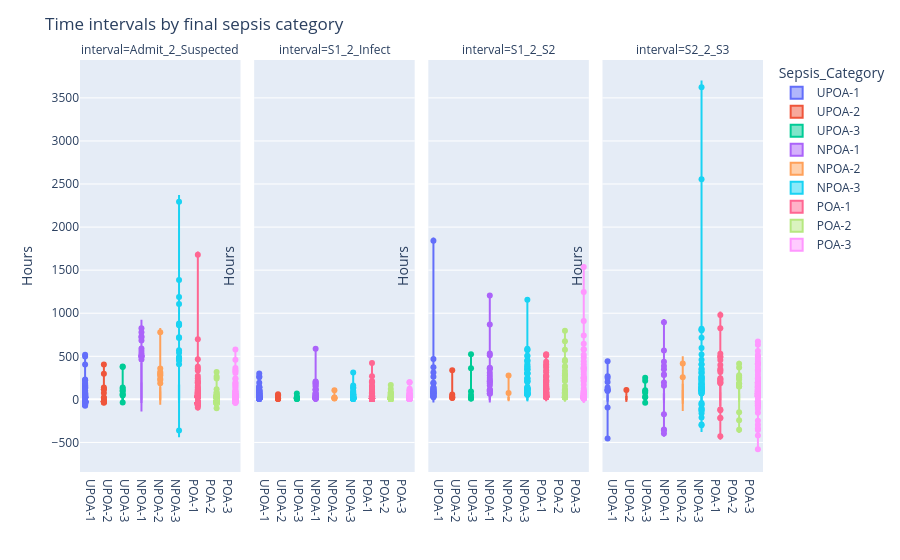

Notebook code for this chart:
### Code cell
import plotly.express as px

pdf = df_long.to_pandas()

fig = px.violin(
    pdf,
    x="Sepsis_Category",
    y="hours",
    color="Sepsis_Category",
    facet_col="interval",
    box=True,            # show box inside violin
    points="outliers",   # or "all" if you want every point
    category_orders={"Sepsis_Category": ORDER_COLS}
)
fig.update_yaxes(title="Hours")
fig.update_xaxes(title="")
fig.update_layout(
    title="Time intervals by final sepsis category",
    violingap=0.15,
    violinmode="group",
)
# fig.update_yaxes(type="log")

fig.show()

### Figure 1 — Plotly figure (JSON) as saved in the notebook; plotly's stock layout.template omitted (floating-point values rounded to 4 significant figures; data arrays with more than 128 entries replaced by an {"elided": "..."} marker saying what was removed)
{"data": [{"alignmentgroup": "True", "box": {"visible": true}, "hovertemplate": "Sepsis_Category=%{x}<br>interval=Admit_2_Suspected<br>hours=%{y}<extra></extra>", "legendgroup": "UPOA-1", "marker": {"color": "#636efa"}, "name": "UPOA-1", "offsetgroup": "UPOA-1", "orientation": "v", "points": "outliers", "scalegroup": "True", "showlegend": true, "type": "violin", "x": {"elided": "497 str values"}, "x0": " ", "xaxis": "x", "y": {"elided": "497 int values"}, "y0": " ", "yaxis": "y"}, {"alignmentgroup": "True", "box": {"visible": true}, "hovertemplate": "Sepsis_Category=%{x}<br>interval=S1_2_Infect<br>hours=%{y}<extra></extra>", "legendgroup": "UPOA-1", "marker": {"color": "#636efa"}, "name": "UPOA-1", "offsetgroup": "UPOA-1", "orientation": "v", "points": "outliers", "scalegroup": "True", "showlegend": false, "type": "violin", "x": {"elided": "497 str values"}, "x0": " ", "xaxis": "x2", "y": {"elided": "497 int values"}, "y0": " ", "yaxis": "y2"}, {"alignmentgroup": "True", "box": {"visible": true}, "hovertemplate": "Sepsis_Category=%{x}<br>interval=S1_2_S2<br>hours=%{y}<extra></extra>", "legendgroup": "UPOA-1", "marker": {"color": "#636efa"}, "name": "UPOA-1", "offsetgroup": "UPOA-1", "orientation": "v", "points": "outliers", "scalegroup": "True", "showlegend": false, "type": "violin", "x": {"elided": "237 str values"}, "x0": " ", "xaxis": "x3", "y": {"elided": "237 int values"}, "y0": " ", "yaxis": "y3"}, {"alignmentgroup": "True", "box": {"visible": true}, "hovertemplate": "Sepsis_Category=%{x}<br>interval=S2_2_S3<br>hours=%{y}<extra></extra>", "legendgroup": "UPOA-1", "marker": {"color": "#636efa"}, "name": "UPOA-1", "offsetgroup": "UPOA-1", "orientation": "v", "points": "outliers", "scalegroup": "True", "showlegend": false, "type": "violin", "x": ["UPOA-1", "UPOA-1", "UPOA-1", "UPOA-1", "UPOA-1", "UPOA-1", "UPOA-1", "UPOA-1", "UPOA-1", "UPOA-1", "UPOA-1", "UPOA-1", "UPOA-1", "UPOA-1", "UPOA-1", "UPOA-1", "UPOA-1", "UPOA-1", "UPOA-1", "UPOA-1", "UPOA-1", "UPOA-1", "UPOA-1", "UPOA-1", "UPOA-1", "UPOA-1", "UPOA-1", "UPOA-1", "UPOA-1", "UPOA-1", "UPOA-1", "UPOA-1", "UPOA-1", "UPOA-1", "UPOA-1", "UPOA-1", "UPOA-1", "UPOA-1", "UPOA-1", "UPOA-1", "UPOA-1", "UPOA-1", "UPOA-1", "UPOA-1", "UPOA-1", "UPOA-1", "UPOA-1", "UPOA-1", "UPOA-1", "UPOA-1", "UPOA-1", "UPOA-1", "UPOA-1", "UPOA-1", "UPOA-1", "UPOA-1", "UPOA-1", "UPOA-1", "UPOA-1", "UPOA-1", "UPOA-1", "UPOA-1"], "x0": " ", "xaxis": "x4", "y": [-10, 0, 0, 139, -7, 116, 35, 8, 80, 249, 21, 29, -9, -94, 109, 9, 9, 5, 0, 53, 59, 201, 268, 0, 29, 80, 2, 3, 0, 0, 0, 5, 33, 5, 0, 0, -455, 77, 0, 105, 0, 0, 0, 3, 443, 3, -1, 0, -28, 2, 19, 0, 0, 33, 5, 0, 0, 0, 98, 0, 83, 5], "y0": " ", "yaxis": "y4"}, {"alignmentgroup": "True", "box": {"visible": true}, "hovertemplate": "Sepsis_Category=%{x}<br>interval=Admit_2_Suspected<br>hours=%{y}<extra></extra>", "legendgroup": "UPOA-2", "marker": {"color": "#EF553B"}, "name": "UPOA-2", "offsetgroup": "UPOA-2", "orientation": "v", "points": "outliers", "scalegroup": "True", "showlegend": true, "type": "violin", "x": ["UPOA-2", "UPOA-2", "UPOA-2", "UPOA-2", "UPOA-2", "UPOA-2", "UPOA-2", "UPOA-2", "UPOA-2", "UPOA-2", "UPOA-2", "UPOA-2", "UPOA-2", "UPOA-2", "UPOA-2", "UPOA-2", "UPOA-2", "UPOA-2", "UPOA-2", "UPOA-2", "UPOA-2", "UPOA-2", "UPOA-2", "UPOA-2", "UPOA-2", "UPOA-2", "UPOA-2", "UPOA-2", "UPOA-2", "UPOA-2", "UPOA-2", "UPOA-2", "UPOA-2", "UPOA-2", "UPOA-2", "UPOA-2", "UPOA-2", "UPOA-2", "UPOA-2", "UPOA-2", "UPOA-2", "UPOA-2", "UPOA-2", "UPOA-2", "UPOA-2", "UPOA-2", "UPOA-2", "UPOA-2", "UPOA-2", "UPOA-2", "UPOA-2", "UPOA-2", "UPOA-2", "UPOA-2", "UPOA-2", "UPOA-2", "UPOA-2"], "x0": " ", "xaxis": "x", "y": [-14, -6, 5, -4, -34, 23, 138, -1, 118, 0, 1, -1, -38, -1, 2, 2, 9, -8, 1, 16, 3, -5, -3, -1, -9, -20, -22, 0, 404, 3, -27, 1, -1, 0, -5, 0, -6, -25, -2, -2, -23, 75, -5, -4, -6, -2, -24, 3, -2, -24, -4, -21, 2, -3, 117, -3, 298], "y0": " ", "yaxis": "y"}, {"alignmentgroup": "True", "box": {"visible": true}, "hovertemplate": "Sepsis_Category=%{x}<br>interval=S1_2_Infect<br>hours=%{y}<extra></extra>", "legendgroup": "UPOA-2", "marker": {"color": "#EF553B"}, "name": "UPOA-2", "offsetgroup": "UPOA-2", "orientation": "v", "points": "outliers", "scalegroup": "True", "showlegend": false, "type": "violin", "x": ["UPOA-2", "UPOA-2", "UPOA-2", "UPOA-2", "UPOA-2", "UPOA-2", "UPOA-2", "UPOA-2", "UPOA-2", "UPOA-2", "UPOA-2", "UPOA-2", "UPOA-2", "UPOA-2", "UPOA-2", "UPOA-2", "UPOA-2", "UPOA-2", "UPOA-2", "UPOA-2", "UPOA-2", "UPOA-2", "UPOA-2", "UPOA-2", "UPOA-2", "UPOA-2", "UPOA-2", "UPOA-2", "UPOA-2", "UPOA-2", "UPOA-2", "UPOA-2", "UPOA-2", "UPOA-2", "UPOA-2", "UPOA-2", "UPOA-2", "UPOA-2", "UPOA-2", "UPOA-2", "UPOA-2", "UPOA-2", "UPOA-2", "UPOA-2", "UPOA-2", "UPOA-2", "UPOA-2", "UPOA-2", "UPOA-2", "UPOA-2", "UPOA-2", "UPOA-2", "UPOA-2", "UPOA-2", "UPOA-2", "UPOA-2", "UPOA-2"], "x0": " ", "xaxis": "x2", "y": [0, 2, 0, 0, 0, 1, 0, 0, 1, 39, 0, 60, 0, 1, 10, 2, 1, 0, 0, 8, 0, 0, 0, 0, 0, 0, 0, 0, 0, 4, 1, 0, 1, 1, 0, 0, 2, 0, 0, 0, 0, 49, 1, 0, 0, 0, 10, 0, 3, 0, 0, 0, 0, 0, 0, 0, 0], "y0": " ", "yaxis": "y2"}, {"alignmentgroup": "True", "box": {"visible": true}, "hovertemplate": "Sepsis_Category=%{x}<br>interval=S1_2_S2<br>hours=%{y}<extra></extra>", "legendgroup": "UPOA-2", "marker": {"color": "#EF553B"}, "name": "UPOA-2", "offsetgroup": "UPOA-2", "orientation": "v", "points": "outliers", "scalegroup": "True", "showlegend": false, "type": "violin", "x": ["UPOA-2", "UPOA-2", "UPOA-2", "UPOA-2", "UPOA-2", "UPOA-2", "UPOA-2", "UPOA-2", "UPOA-2", "UPOA-2", "UPOA-2", "UPOA-2", "UPOA-2", "UPOA-2", "UPOA-2", "UPOA-2", "UPOA-2", "UPOA-2", "UPOA-2", "UPOA-2", "UPOA-2", "UPOA-2", "UPOA-2", "UPOA-2", "UPOA-2", "UPOA-2", "UPOA-2", "UPOA-2", "UPOA-2", "UPOA-2", "UPOA-2", "UPOA-2", "UPOA-2"], "x0": " ", "xaxis": "x3", "y": [1, 0, 2, 1, 4, 6, 0, 7, 57, 4, 23, 0, 0, 38, 1, 2, 16, 5, 3, 22, 0, 2, 0, 0, 1, 3, 0, 0, 7, 0, 0, 337, 0], "y0": " ", "yaxis": "y3"}, {"alignmentgroup": "True", "box": {"visible": true}, "hovertemplate": "Sepsis_Category=%{x}<br>interval=S2_2_S3<br>hours=%{y}<extra></extra>", "legendgroup": "UPOA-2", "marker": {"color": "#EF553B"}, "name": "UPOA-2", "offsetgroup": "UPOA-2", "orientation": "v", "points": "outliers", "scalegroup": "True", "showlegend": false, "type": "violin", "x": ["UPOA-2", "UPOA-2", "UPOA-2", "UPOA-2", "UPOA-2", "UPOA-2", "UPOA-2"], "x0": " ", "xaxis": "x4", "y": [22, 11, 6, 31, 0, 109, 0], "y0": " ", "yaxis": "y4"}, {"alignmentgroup": "True", "box": {"visible": true}, "hovertemplate": "Sepsis_Category=%{x}<br>interval=Admit_2_Suspected<br>hours=%{y}<extra></extra>", "legendgroup": "UPOA-3", "marker": {"color": "#00cc96"}, "name": "UPOA-3", "offsetgroup": "UPOA-3", "orientation": "v", "points": "outliers", "scalegroup": "True", "showlegend": true, "type": "violin", "x": ["UPOA-3", "UPOA-3", "UPOA-3", "UPOA-3", "UPOA-3", "UPOA-3", "UPOA-3", "UPOA-3", "UPOA-3", "UPOA-3", "UPOA-3", "UPOA-3", "UPOA-3", "UPOA-3", "UPOA-3", "UPOA-3", "UPOA-3", "UPOA-3", "UPOA-3", "UPOA-3", "UPOA-3", "UPOA-3", "UPOA-3", "UPOA-3", "UPOA-3", "UPOA-3", "UPOA-3", "UPOA-3", "UPOA-3", "UPOA-3", "UPOA-3", "UPOA-3", "UPOA-3", "UPOA-3", "UPOA-3", "UPOA-3", "UPOA-3", "UPOA-3", "UPOA-3", "UPOA-3", "UPOA-3", "UPOA-3", "UPOA-3", "UPOA-3", "UPOA-3", "UPOA-3", "UPOA-3", "UPOA-3", "UPOA-3", "UPOA-3", "UPOA-3", "UPOA-3", "UPOA-3", "UPOA-3", "UPOA-3", "UPOA-3", "UPOA-3", "UPOA-3", "UPOA-3", "UPOA-3", "UPOA-3", "UPOA-3", "UPOA-3", "UPOA-3", "UPOA-3"], "x0": " ", "xaxis": "x", "y": [15, -21, -2, 3, 97, 3, 6, -19, 15, -5, 13, 2, 6, -4, 12, 3, 18, -4, -1, 22, -37, 1, 0, -3, 4, 1, -1, -4, 26, 101, 24, -5, -22, 7, 3, 13, 24, -24, 29, 2, 16, 0, 124, 1, 6, -19, 2, 13, 54, 27, 2, 0, 46, 3, 137, 381, -1, -8, 1, -24, 64, -3, 0, 376, 3], "y0": " ", "yaxis": "y"}, {"alignmentgroup": "True", "box": {"visible": true}, "hovertemplate": "Sepsis_Category=%{x}<br>interval=S1_2_Infect<br>hours=%{y}<extra></extra>", "legendgroup": "UPOA-3", "marker": {"color": "#00cc96"}, "name": "UPOA-3", "offsetgroup": "UPOA-3", "orientation": "v", "points": "outliers", "scalegroup": "True", "showlegend": false, "type": "violin", "x": ["UPOA-3", "UPOA-3", "UPOA-3", "UPOA-3", "UPOA-3", "UPOA-3", "UPOA-3", "UPOA-3", "UPOA-3", "UPOA-3", "UPOA-3", "UPOA-3", "UPOA-3", "UPOA-3", "UPOA-3", "UPOA-3", "UPOA-3", "UPOA-3", "UPOA-3", "UPOA-3", "UPOA-3", "UPOA-3", "UPOA-3", "UPOA-3", "UPOA-3", "UPOA-3", "UPOA-3", "UPOA-3", "UPOA-3", "UPOA-3", "UPOA-3", "UPOA-3", "UPOA-3", "UPOA-3", "UPOA-3", "UPOA-3", "UPOA-3", "UPOA-3", "UPOA-3", "UPOA-3", "UPOA-3", "UPOA-3", "UPOA-3", "UPOA-3", "UPOA-3", "UPOA-3", "UPOA-3", "UPOA-3", "UPOA-3", "UPOA-3", "UPOA-3", "UPOA-3", "UPOA-3", "UPOA-3", "UPOA-3", "UPOA-3", "UPOA-3", "UPOA-3", "UPOA-3", "UPOA-3", "UPOA-3", "UPOA-3", "UPOA-3", "UPOA-3", "UPOA-3"], "x0": " ", "xaxis": "x2", "y": [1, 0, 0, 28, 2, 0, 0, 0, 0, 0, 0, 0, 0, 0, 0, 4, 0, 0, 0, 0, 0, 0, 0, 13, 0, 18, 0, 0, 0, 0, 5, 2, 1, 0, 0, 0, 0, 1, 18, 0, 14, 0, 0, 2, 0, 1, 0, 0, 0, 0, 0, 68, 2, 0, 0, 0, 0, 0, 0, 1, 21, 0, 0, 0, 7], "y0": " ", "yaxis": "y2"}, {"alignmentgroup": "True", "box": {"visible": true}, "hovertemplate": "Sepsis_Category=%{x}<br>interval=S1_2_S2<br>hours=%{y}<extra></extra>", "legendgroup": "UPOA-3", "marker": {"color": "#00cc96"}, "name": "UPOA-3", "offsetgroup": "UPOA-3", "orientation": "v", "points": "outliers", "scalegroup": "True", "showlegend": false, "type": "violin", "x": ["UPOA-3", "UPOA-3", "UPOA-3", "UPOA-3", "UPOA-3", "UPOA-3", "UPOA-3", "UPOA-3", "UPOA-3", "UPOA-3", "UPOA-3", "UPOA-3", "UPOA-3", "UPOA-3", "UPOA-3", "UPOA-3", "UPOA-3", "UPOA-3", "UPOA-3", "UPOA-3", "UPOA-3", "UPOA-3", "UPOA-3", "UPOA-3", "UPOA-3", "UPOA-3", "UPOA-3", "UPOA-3", "UPOA-3", "UPOA-3", "UPOA-3", "UPOA-3", "UPOA-3", "UPOA-3", "UPOA-3", "UPOA-3", "UPOA-3", "UPOA-3", "UPOA-3", "UPOA-3", "UPOA-3", "UPOA-3", "UPOA-3", "UPOA-3", "UPOA-3", "UPOA-3", "UPOA-3", "UPOA-3", "UPOA-3"], "x0": " ", "xaxis": "x3", "y": [11, 0, 1, 0, 0, 4, 6, 0, 6, 0, 1, 2, 3, 0, 0, 0, 1, 7, 8, 0, 0, 2, 0, 51, 1, 0, 1, 0, 0, 0, 0, 0, 91, 523, 1, 2, 0, 0, 0, 3, 360, 0, 0, 0, 3, 22, 10, 0, 1], "y0": " ", "yaxis": "y3"}, {"alignmentgroup": "True", "box": {"visible": true}, "hovertemplate": "Sepsis_Category=%{x}<br>interval=S2_2_S3<br>hours=%{y}<extra></extra>", "legendgroup": "UPOA-3", "marker": {"color": "#00cc96"}, "name": "UPOA-3", "offsetgroup": "UPOA-3", "orientation": "v", "points": "outliers", "scalegroup": "True", "showlegend": false, "type": "violin", "x": ["UPOA-3", "UPOA-3", "UPOA-3", "UPOA-3", "UPOA-3", "UPOA-3", "UPOA-3", "UPOA-3", "UPOA-3", "UPOA-3", "UPOA-3", "UPOA-3", "UPOA-3", "UPOA-3", "UPOA-3", "UPOA-3", "UPOA-3", "UPOA-3", "UPOA-3", "UPOA-3", "UPOA-3", "UPOA-3", "UPOA-3", "UPOA-3", "UPOA-3", "UPOA-3", "UPOA-3", "UPOA-3", "UPOA-3", "UPOA-3", "UPOA-3", "UPOA-3", "UPOA-3", "UPOA-3", "UPOA-3", "UPOA-3", "UPOA-3", "UPOA-3", "UPOA-3", "UPOA-3"], "x0": " ", "xaxis": "x4", "y": [19, 3, 0, 7, 0, 0, 0, 0, -2, 26, 0, 1, 0, 0, 76, 6, 0, -38, 0, 0, 29, 0, 1, 0, 1, 0, 217, 91, 12, 0, 4, 0, 252, 0, 0, 20, 0, 107, 0, 0], "y0": " ", "yaxis": "y4"}, {"alignmentgroup": "True", "box": {"visible": true}, "hovertemplate": "Sepsis_Category=%{x}<br>interval=Admit_2_Suspected<br>hours=%{y}<extra></extra>", "legendgroup": "NPOA-1", "marker": {"color": "#ab63fa"}, "name": "NPOA-1", "offsetgroup": "NPOA-1", "orientation": "v", "points": "outliers", "scalegroup": "True", "showlegend": true, "type": "violin", "x": {"elided": "201 str values"}, "x0": " ", "xaxis": "x", "y": {"elided": "201 int values"}, "y0": " ", "yaxis": "y"}, {"alignmentgroup": "True", "box": {"visible": true}, "hovertemplate": "Sepsis_Category=%{x}<br>interval=S1_2_Infect<br>hours=%{y}<extra></extra>", "legendgroup": "NPOA-1", "marker": {"color": "#ab63fa"}, "name": "NPOA-1", "offsetgroup": "NPOA-1", "orientation": "v", "points": "outliers", "scalegroup": "True", "showlegend": false, "type": "violin", "x": {"elided": "201 str values"}, "x0": " ", "xaxis": "x2", "y": {"elided": "201 int values"}, "y0": " ", "yaxis": "y2"}, {"alignmentgroup": "True", "box": {"visible": true}, "hovertemplate": "Sepsis_Category=%{x}<br>interval=S1_2_S2<br>hours=%{y}<extra></extra>", "legendgroup": "NPOA-1", "marker": {"color": "#ab63fa"}, "name": "NPOA-1", "offsetgroup": "NPOA-1", "orientation": "v", "points": "outliers", "scalegroup": "True", "showlegend": false, "type": "violin", "x": ["NPOA-1", "NPOA-1", "NPOA-1", "NPOA-1", "NPOA-1", "NPOA-1", "NPOA-1", "NPOA-1", "NPOA-1", "NPOA-1", "NPOA-1", "NPOA-1", "NPOA-1", "NPOA-1", "NPOA-1", "NPOA-1", "NPOA-1", "NPOA-1", "NPOA-1", "NPOA-1", "NPOA-1", "NPOA-1", "NPOA-1", "NPOA-1", "NPOA-1", "NPOA-1", "NPOA-1", "NPOA-1", "NPOA-1", "NPOA-1", "NPOA-1", "NPOA-1", "NPOA-1", "NPOA-1", "NPOA-1", "NPOA-1", "NPOA-1", "NPOA-1", "NPOA-1", "NPOA-1", "NPOA-1", "NPOA-1", "NPOA-1", "NPOA-1", "NPOA-1", "NPOA-1", "NPOA-1", "NPOA-1", "NPOA-1", "NPOA-1", "NPOA-1", "NPOA-1", "NPOA-1", "NPOA-1", "NPOA-1", "NPOA-1", "NPOA-1", "NPOA-1", "NPOA-1", "NPOA-1", "NPOA-1", "NPOA-1", "NPOA-1", "NPOA-1", "NPOA-1", "NPOA-1", "NPOA-1", "NPOA-1", "NPOA-1", "NPOA-1", "NPOA-1", "NPOA-1", "NPOA-1", "NPOA-1", "NPOA-1", "NPOA-1", "NPOA-1", "NPOA-1", "NPOA-1", "NPOA-1", "NPOA-1", "NPOA-1", "NPOA-1", "NPOA-1", "NPOA-1", "NPOA-1", "NPOA-1", "NPOA-1", "NPOA-1", "NPOA-1", "NPOA-1", "NPOA-1", "NPOA-1", "NPOA-1", "NPOA-1", "NPOA-1", "NPOA-1", "NPOA-1", "NPOA-1", "NPOA-1", "NPOA-1", "NPOA-1", "NPOA-1", "NPOA-1", "NPOA-1", "NPOA-1", "NPOA-1", "NPOA-1", "NPOA-1", "NPOA-1", "NPOA-1", "NPOA-1", "NPOA-1", "NPOA-1", "NPOA-1", "NPOA-1", "NPOA-1", "NPOA-1", "NPOA-1", "NPOA-1", "NPOA-1", "NPOA-1", "NPOA-1", "NPOA-1", "NPOA-1", "NPOA-1"], "x0": " ", "xaxis": "x3", "y": [101, 17, 0, 11, 0, 65, 2, 2, 4, 0, 16, 0, 0, 18, 3, 27, 3, 2, 110, 2, 0, 3, 202, 38, 0, 15, 0, 15, 0, 2, 1207, 0, 7, 22, 16, 14, 0, 0, 1, 6, 0, 3, 0, 0, 8, 183, 0, 2, 12, 9, 3, 3, 2, 1, 353, 0, 366, 0, 161, 0, 0, 69, 3, 1, 29, 5, 6, 0, 2, 36, 16, 8, 29, 15, 6, 0, 0, 1, 3, 9, 2, 6, 11, 2, 3, 0, 38, 28, 5, 6, 278, 0, 0, 12, 359, 5, 0, 0, 0, 869, 0, 247, 20, 17, 533, 1, 0, 0, 90, 1, 10, 33, 0, 210, 0, 3, 114, 11, 3, 0, 308, 224, 3, 7, 2, 511], "y0": " ", "yaxis": "y3"}, {"alignmentgroup": "True", "box": {"visible": true}, "hovertemplate": "Sepsis_Category=%{x}<br>interval=S2_2_S3<br>hours=%{y}<extra></extra>", "legendgroup": "NPOA-1", "marker": {"color": "#ab63fa"}, "name": "NPOA-1", "offsetgroup": "NPOA-1", "orientation": "v", "points": "outliers", "scalegroup": "True", "showlegend": false, "type": "violin", "x": ["NPOA-1", "NPOA-1", "NPOA-1", "NPOA-1", "NPOA-1", "NPOA-1", "NPOA-1", "NPOA-1", "NPOA-1", "NPOA-1", "NPOA-1", "NPOA-1", "NPOA-1", "NPOA-1", "NPOA-1", "NPOA-1", "NPOA-1", "NPOA-1", "NPOA-1", "NPOA-1", "NPOA-1", "NPOA-1", "NPOA-1", "NPOA-1", "NPOA-1", "NPOA-1", "NPOA-1", "NPOA-1", "NPOA-1", "NPOA-1", "NPOA-1", "NPOA-1", "NPOA-1", "NPOA-1", "NPOA-1", "NPOA-1", "NPOA-1", "NPOA-1", "NPOA-1", "NPOA-1", "NPOA-1", "NPOA-1", "NPOA-1", "NPOA-1", "NPOA-1", "NPOA-1", "NPOA-1", "NPOA-1", "NPOA-1", "NPOA-1", "NPOA-1", "NPOA-1", "NPOA-1", "NPOA-1", "NPOA-1", "NPOA-1", "NPOA-1", "NPOA-1", "NPOA-1", "NPOA-1", "NPOA-1", "NPOA-1", "NPOA-1", "NPOA-1", "NPOA-1", "NPOA-1", "NPOA-1", "NPOA-1", "NPOA-1", "NPOA-1"], "x0": " ", "xaxis": "x4", "y": [386, 0, 0, 140, 59, 109, 57, 86, 58, 0, -9, 31, 16, 19, 895, 0, 0, 0, 10, 0, 3, 436, 0, 6, 288, 0, 0, 0, 0, 63, 4, 0, 0, -351, 0, 197, 0, 0, 67, 6, 351, 2, 1, 0, 119, 0, 0, 0, 44, 0, 9, 91, -358, 0, 158, 44, 284, -396, 12, 0, 0, -22, 0, 47, 15, 568, -46, 2, 2, -174], "y0": " ", "yaxis": "y4"}, {"alignmentgroup": "True", "box": {"visible": true}, "hovertemplate": "Sepsis_Category=%{x}<br>interval=Admit_2_Suspected<br>hours=%{y}<extra></extra>", "legendgroup": "NPOA-2", "marker": {"color": "#FFA15A"}, "name": "NPOA-2", "offsetgroup": "NPOA-2", "orientation": "v", "points": "outliers", "scalegroup": "True", "showlegend": true, "type": "violin", "x": ["NPOA-2", "NPOA-2", "NPOA-2", "NPOA-2", "NPOA-2", "NPOA-2", "NPOA-2", "NPOA-2", "NPOA-2", "NPOA-2", "NPOA-2", "NPOA-2", "NPOA-2", "NPOA-2", "NPOA-2", "NPOA-2", "NPOA-2", "NPOA-2", "NPOA-2", "NPOA-2", "NPOA-2", "NPOA-2", "NPOA-2", "NPOA-2", "NPOA-2", "NPOA-2", "NPOA-2", "NPOA-2", "NPOA-2", "NPOA-2", "NPOA-2", "NPOA-2", "NPOA-2", "NPOA-2", "NPOA-2", "NPOA-2", "NPOA-2", "NPOA-2", "NPOA-2", "NPOA-2", "NPOA-2", "NPOA-2"], "x0": " ", "xaxis": "x", "y": [35, 15, 16, 302, 186, 141, 70, 64, 359, 64, 30, 53, 50, 778, 287, -5, -6, 14, 80, 27, 75, 66, 278, 74, -3, 68, 46, 3, 17, 8, 60, -4, 15, 55, 16, -12, 0, 238, 319, 6, 225, 0], "y0": " ", "yaxis": "y"}, {"alignmentgroup": "True", "box": {"visible": true}, "hovertemplate": "Sepsis_Category=%{x}<br>interval=S1_2_Infect<br>hours=%{y}<extra></extra>", "legendgroup": "NPOA-2", "marker": {"color": "#FFA15A"}, "name": "NPOA-2", "offsetgroup": "NPOA-2", "orientation": "v", "points": "outliers", "scalegroup": "True", "showlegend": false, "type": "violin", "x": ["NPOA-2", "NPOA-2", "NPOA-2", "NPOA-2", "NPOA-2", "NPOA-2", "NPOA-2", "NPOA-2", "NPOA-2", "NPOA-2", "NPOA-2", "NPOA-2", "NPOA-2", "NPOA-2", "NPOA-2", "NPOA-2", "NPOA-2", "NPOA-2", "NPOA-2", "NPOA-2", "NPOA-2", "NPOA-2", "NPOA-2", "NPOA-2", "NPOA-2", "NPOA-2", "NPOA-2", "NPOA-2", "NPOA-2", "NPOA-2", "NPOA-2", "NPOA-2", "NPOA-2", "NPOA-2", "NPOA-2", "NPOA-2", "NPOA-2", "NPOA-2", "NPOA-2", "NPOA-2", "NPOA-2", "NPOA-2"], "x0": " ", "xaxis": "x2", "y": [0, 2, 0, 0, 9, 1, 3, 2, 0, 0, 2, 1, 0, 0, 5, 0, 1, 22, 1, 0, 2, 0, 1, 5, 0, 0, 12, 1, 0, 4, 0, 0, 0, 0, 0, 0, 0, 105, 0, 20, 1, 1], "y0": " ", "yaxis": "y2"}, {"alignmentgroup": "True", "box": {"visible": true}, "hovertemplate": "Sepsis_Category=%{x}<br>interval=S1_2_S2<br>hours=%{y}<extra></extra>", "legendgroup": "NPOA-2", "marker": {"color": "#FFA15A"}, "name": "NPOA-2", "offsetgroup": "NPOA-2", "orientation": "v", "points": "outliers", "scalegroup": "True", "showlegend": false, "type": "violin", "x": ["NPOA-2", "NPOA-2", "NPOA-2", "NPOA-2", "NPOA-2", "NPOA-2", "NPOA-2", "NPOA-2", "NPOA-2", "NPOA-2", "NPOA-2", "NPOA-2", "NPOA-2", "NPOA-2", "NPOA-2", "NPOA-2", "NPOA-2", "NPOA-2", "NPOA-2", "NPOA-2", "NPOA-2", "NPOA-2", "NPOA-2", "NPOA-2", "NPOA-2", "NPOA-2", "NPOA-2", "NPOA-2", "NPOA-2", "NPOA-2", "NPOA-2", "NPOA-2", "NPOA-2", "NPOA-2", "NPOA-2"], "x0": " ", "xaxis": "x3", "y": [0, 5, 3, 1, 11, 276, 20, 7, 17, 0, 3, 5, 4, 15, 8, 11, 0, 0, 14, 22, 0, 0, 3, 0, 2, 2, 74, 0, 0, 20, 2, 0, 10, 0, 29], "y0": " ", "yaxis": "y3"}, {"alignmentgroup": "True", "box": {"visible": true}, "hovertemplate": "Sepsis_Category=%{x}<br>interval=S2_2_S3<br>hours=%{y}<extra></extra>", "legendgroup": "NPOA-2", "marker": {"color": "#FFA15A"}, "name": "NPOA-2", "offsetgroup": "NPOA-2", "orientation": "v", "points": "outliers", "scalegroup": "True", "showlegend": false, "type": "violin", "x": ["NPOA-2", "NPOA-2", "NPOA-2", "NPOA-2", "NPOA-2", "NPOA-2", "NPOA-2", "NPOA-2", "NPOA-2", "NPOA-2", "NPOA-2", "NPOA-2", "NPOA-2", "NPOA-2", "NPOA-2", "NPOA-2", "NPOA-2", "NPOA-2", "NPOA-2"], "x0": " ", "xaxis": "x4", "y": [163, 97, -50, 0, 0, 6, 417, 181, 0, 25, 1, 0, 51, 256, 0, 20, 2, 21, 94], "y0": " ", "yaxis": "y4"}, {"alignmentgroup": "True", "box": {"visible": true}, "hovertemplate": "Sepsis_Category=%{x}<br>interval=Admit_2_Suspected<br>hours=%{y}<extra></extra>", "legendgroup": "NPOA-3", "marker": {"color": "#19d3f3"}, "name": "NPOA-3", "offsetgroup": "NPOA-3", "orientation": "v", "points": "outliers", "scalegroup": "True", "showlegend": true, "type": "violin", "x": {"elided": "301 str values"}, "x0": " ", "xaxis": "x", "y": {"elided": "301 int values"}, "y0": " ", "yaxis": "y"}, {"alignmentgroup": "True", "box": {"visible": true}, "hovertemplate": "Sepsis_Category=%{x}<br>interval=S1_2_Infect<br>hours=%{y}<extra></extra>", "legendgroup": "NPOA-3", "marker": {"color": "#19d3f3"}, "name": "NPOA-3", "offsetgroup": "NPOA-3", "orientation": "v", "points": "outliers", "scalegroup": "True", "showlegend": false, "type": "violin", "x": {"elided": "301 str values"}, "x0": " ", "xaxis": "x2", "y": {"elided": "301 int values"}, "y0": " ", "yaxis": "y2"}, {"alignmentgroup": "True", "box": {"visible": true}, "hovertemplate": "Sepsis_Category=%{x}<br>interval=S1_2_S2<br>hours=%{y}<extra></extra>", "legendgroup": "NPOA-3", "marker": {"color": "#19d3f3"}, "name": "NPOA-3", "offsetgroup": "NPOA-3", "orientation": "v", "points": "outliers", "scalegroup": "True", "showlegend": false, "type": "violin", "x": {"elided": "276 str values"}, "x0": " ", "xaxis": "x3", "y": {"elided": "276 int values"}, "y0": " ", "yaxis": "y3"}, {"alignmentgroup": "True", "box": {"visible": true}, "hovertemplate": "Sepsis_Category=%{x}<br>interval=S2_2_S3<br>hours=%{y}<extra></extra>", "legendgroup": "NPOA-3", "marker": {"color": "#19d3f3"}, "name": "NPOA-3", "offsetgroup": "NPOA-3", "orientation": "v", "points": "outliers", "scalegroup": "True", "showlegend": false, "type": "violin", "x": {"elided": "271 str values"}, "x0": " ", "xaxis": "x4", "y": {"elided": "271 int values"}, "y0": " ", "yaxis": "y4"}, {"alignmentgroup": "True", "box": {"visible": true}, "hovertemplate": "Sepsis_Category=%{x}<br>interval=Admit_2_Suspected<br>hours=%{y}<extra></extra>", "legendgroup": "POA-1", "marker": {"color": "#FF6692"}, "name": "POA-1", "offsetgroup": "POA-1", "orientation": "v", "points": "outliers", "scalegroup": "True", "showlegend": true, "type": "violin", "x": {"elided": "1543 str values"}, "x0": " ", "xaxis": "x", "y": {"elided": "1543 int values"}, "y0": " ", "yaxis": "y"}, {"alignmentgroup": "True", "box": {"visible": true}, "hovertemplate": "Sepsis_Category=%{x}<br>interval=S1_2_Infect<br>hours=%{y}<extra></extra>", "legendgroup": "POA-1", "marker": {"color": "#FF6692"}, "name": "POA-1", "offsetgroup": "POA-1", "orientation": "v", "points": "outliers", "scalegroup": "True", "showlegend": false, "type": "violin", "x": {"elided": "1543 str values"}, "x0": " ", "xaxis": "x2", "y": {"elided": "1543 int values"}, "y0": " ", "yaxis": "y2"}, {"alignmentgroup": "True", "box": {"visible": true}, "hovertemplate": "Sepsis_Category=%{x}<br>interval=S1_2_S2<br>hours=%{y}<extra></extra>", "legendgroup": "POA-1", "marker": {"color": "#FF6692"}, "name": "POA-1", "offsetgroup": "POA-1", "orientation": "v", "points": "outliers", "scalegroup": "True", "showlegend": false, "type": "violin", "x": {"elided": "705 str values"}, "x0": " ", "xaxis": "x3", "y": {"elided": "705 int values"}, "y0": " ", "yaxis": "y3"}, {"alignmentgroup": "True", "box": {"visible": true}, "hovertemplate": "Sepsis_Category=%{x}<br>interval=S2_2_S3<br>hours=%{y}<extra></extra>", "legendgroup": "POA-1", "marker": {"color": "#FF6692"}, "name": "POA-1", "offsetgroup": "POA-1", "orientation": "v", "points": "outliers", "scalegroup": "True", "showlegend": false, "type": "violin", "x": {"elided": "133 str values"}, "x0": " ", "xaxis": "x4", "y": {"elided": "133 int values"}, "y0": " ", "yaxis": "y4"}, {"alignmentgroup": "True", "box": {"visible": true}, "hovertemplate": "Sepsis_Category=%{x}<br>interval=Admit_2_Suspected<br>hours=%{y}<extra></extra>", "legendgroup": "POA-2", "marker": {"color": "#B6E880"}, "name": "POA-2", "offsetgroup": "POA-2", "orientation": "v", "points": "outliers", "scalegroup": "True", "showlegend": true, "type": "violin", "x": {"elided": "743 str values"}, "x0": " ", "xaxis": "x", "y": {"elided": "743 int values"}, "y0": " ", "yaxis": "y"}, {"alignmentgroup": "True", "box": {"visible": true}, "hovertemplate": "Sepsis_Category=%{x}<br>interval=S1_2_Infect<br>hours=%{y}<extra></extra>", "legendgroup": "POA-2", "marker": {"color": "#B6E880"}, "name": "POA-2", "offsetgroup": "POA-2", "orientation": "v", "points": "outliers", "scalegroup": "True", "showlegend": false, "type": "violin", "x": {"elided": "743 str values"}, "x0": " ", "xaxis": "x2", "y": {"elided": "743 int values"}, "y0": " ", "yaxis": "y2"}, {"alignmentgroup": "True", "box": {"visible": true}, "hovertemplate": "Sepsis_Category=%{x}<br>interval=S1_2_S2<br>hours=%{y}<extra></extra>", "legendgroup": "POA-2", "marker": {"color": "#B6E880"}, "name": "POA-2", "offsetgroup": "POA-2", "orientation": "v", "points": "outliers", "scalegroup": "True", "showlegend": false, "type": "violin", "x": {"elided": "468 str values"}, "x0": " ", "xaxis": "x3", "y": {"elided": "468 int values"}, "y0": " ", "yaxis": "y3"}, {"alignmentgroup": "True", "box": {"visible": true}, "hovertemplate": "Sepsis_Category=%{x}<br>interval=S2_2_S3<br>hours=%{y}<extra></extra>", "legendgroup": "POA-2", "marker": {"color": "#B6E880"}, "name": "POA-2", "offsetgroup": "POA-2", "orientation": "v", "points": "outliers", "scalegroup": "True", "showlegend": false, "type": "violin", "x": ["POA-2", "POA-2", "POA-2", "POA-2", "POA-2", "POA-2", "POA-2", "POA-2", "POA-2", "POA-2", "POA-2", "POA-2", "POA-2", "POA-2", "POA-2", "POA-2", "POA-2", "POA-2", "POA-2", "POA-2", "POA-2", "POA-2", "POA-2", "POA-2", "POA-2", "POA-2", "POA-2", "POA-2", "POA-2", "POA-2", "POA-2", "POA-2", "POA-2", "POA-2", "POA-2", "POA-2", "POA-2", "POA-2", "POA-2", "POA-2", "POA-2", "POA-2", "POA-2", "POA-2", "POA-2", "POA-2", "POA-2", "POA-2", "POA-2", "POA-2", "POA-2", "POA-2", "POA-2", "POA-2", "POA-2", "POA-2", "POA-2", "POA-2", "POA-2", "POA-2", "POA-2", "POA-2", "POA-2", "POA-2", "POA-2", "POA-2", "POA-2", "POA-2", "POA-2", "POA-2", "POA-2", "POA-2", "POA-2", "POA-2", "POA-2", "POA-2", "POA-2", "POA-2", "POA-2", "POA-2", "POA-2", "POA-2", "POA-2", "POA-2", "POA-2", "POA-2", "POA-2", "POA-2"], "x0": " ", "xaxis": "x4", "y": [18, 3, 57, -243, 120, 55, -30, 105, -20, 150, 4, 184, 121, 181, 2, -9, 6, 8, -8, -150, 3, 112, 0, 0, 10, 32, 1, 49, 23, 0, 230, 0, 8, 9, 0, 10, 117, 6, 0, 252, 14, 0, 0, 3, 0, 0, 10, 0, 47, 0, 248, 2, 0, 263, 2, 73, -354, 34, 0, 0, 177, 47, 22, 125, 24, 13, 0, 0, 0, 0, 0, 8, 22, 279, 85, 0, 0, 46, 18, 12, 0, 413, 123, 370, 150, 47, 53, 0], "y0": " ", "yaxis": "y4"}, {"alignmentgroup": "True", "box": {"visible": true}, "hovertemplate": "Sepsis_Category=%{x}<br>interval=Admit_2_Suspected<br>hours=%{y}<extra></extra>", "legendgroup": "POA-3", "marker": {"color": "#FF97FF"}, "name": "POA-3", "offsetgroup": "POA-3", "orientation": "v", "points": "outliers", "scalegroup": "True", "showlegend": true, "type": "violin", "x": {"elided": "832 str values"}, "x0": " ", "xaxis": "x", "y": {"elided": "832 int values"}, "y0": " ", "yaxis": "y"}, {"alignmentgroup": "True", "box": {"visible": true}, "hovertemplate": "Sepsis_Category=%{x}<br>interval=S1_2_Infect<br>hours=%{y}<extra></extra>", "legendgroup": "POA-3", "marker": {"color": "#FF97FF"}, "name": "POA-3", "offsetgroup": "POA-3", "orientation": "v", "points": "outliers", "scalegroup": "True", "showlegend": false, "type": "violin", "x": {"elided": "832 str values"}, "x0": " ", "xaxis": "x2", "y": {"elided": "832 int values"}, "y0": " ", "yaxis": "y2"}, {"alignmentgroup": "True", "box": {"visible": true}, "hovertemplate": "Sepsis_Category=%{x}<br>interval=S1_2_S2<br>hours=%{y}<extra></extra>", "legendgroup": "POA-3", "marker": {"color": "#FF97FF"}, "name": "POA-3", "offsetgroup": "POA-3", "orientation": "v", "points": "outliers", "scalegroup": "True", "showlegend": false, "type": "violin", "x": {"elided": "737 str values"}, "x0": " ", "xaxis": "x3", "y": {"elided": "737 int values"}, "y0": " ", "yaxis": "y3"}, {"alignmentgroup": "True", "box": {"visible": true}, "hovertemplate": "Sepsis_Category=%{x}<br>interval=S2_2_S3<br>hours=%{y}<extra></extra>", "legendgroup": "POA-3", "marker": {"color": "#FF97FF"}, "name": "POA-3", "offsetgroup": "POA-3", "orientation": "v", "points": "outliers", "scalegroup": "True", "showlegend": false, "type": "violin", "x": {"elided": "669 str values"}, "x0": " ", "xaxis": "x4", "y": {"elided": "669 int values"}, "y0": " ", "yaxis": "y4"}], "layout": {"annotations": [{"font": {}, "showarrow": false, "text": "interval=Admit_2_Suspected", "x": 0.1175, "xanchor": "center", "xref": "paper", "y": 1, "yanchor": "bottom", "yref": "paper"}, {"font": {}, "showarrow": false, "text": "interval=S1_2_Infect", "x": 0.3725, "xanchor": "center", "xref": "paper", "y": 1, "yanchor": "bottom", "yref": "paper"}, {"font": {}, "showarrow": false, "text": "interval=S1_2_S2", "x": 0.6275, "xanchor": "center", "xref": "paper", "y": 1, "yanchor": "bottom", "yref": "paper"}, {"font": {}, "showarrow": false, "text": "interval=S2_2_S3", "x": 0.8825, "xanchor": "center", "xref": "paper", "y": 1, "yanchor": "bottom", "yref": "paper"}], "legend": {"title": {"text": "Sepsis_Category"}, "tracegroupgap": 0}, "margin": {"t": 60}, "title": {"text": "Time intervals by final sepsis category"}, "violingap": 0.15, "violinmode": "group", "xaxis": {"anchor": "y", "categoryarray": ["UPOA-1", "UPOA-2", "UPOA-3", "NPOA-1", "NPOA-2", "NPOA-3", "POA-1", "POA-2", "POA-3"], "categoryorder": "array", "domain": [0, 0.235], "title": {"text": ""}}, "xaxis2": {"anchor": "y2", "categoryarray": ["UPOA-1", "UPOA-2", "UPOA-3", "NPOA-1", "NPOA-2", "NPOA-3", "POA-1", "POA-2", "POA-3"], "categoryorder": "array", "domain": [0.255, 0.49], "matches": "x", "title": {"text": ""}}, "xaxis3": {"anchor": "y3", "categoryarray": ["UPOA-1", "UPOA-2", "UPOA-3", "NPOA-1", "NPOA-2", "NPOA-3", "POA-1", "POA-2", "POA-3"], "categoryorder": "array", "domain": [0.51, 0.745], "matches": "x", "title": {"text": ""}}, "xaxis4": {"anchor": "y4", "categoryarray": ["UPOA-1", "UPOA-2", "UPOA-3", "NPOA-1", "NPOA-2", "NPOA-3", "POA-1", "POA-2", "POA-3"], "categoryorder": "array", "domain": [0.765, 1.0], "matches": "x", "title": {"text": ""}}, "yaxis": {"anchor": "x", "domain": [0, 1], "title": {"text": "Hours"}}, "yaxis2": {"anchor": "x2", "domain": [0, 1], "matches": "y", "showticklabels": false, "title": {"text": "Hours"}}, "yaxis3": {"anchor": "x3", "domain": [0, 1], "matches": "y", "showticklabels": false, "title": {"text": "Hours"}}, "yaxis4": {"anchor": "x4", "domain": [0, 1], "matches": "y", "showticklabels": false, "title": {"text": "Hours"}}}}
